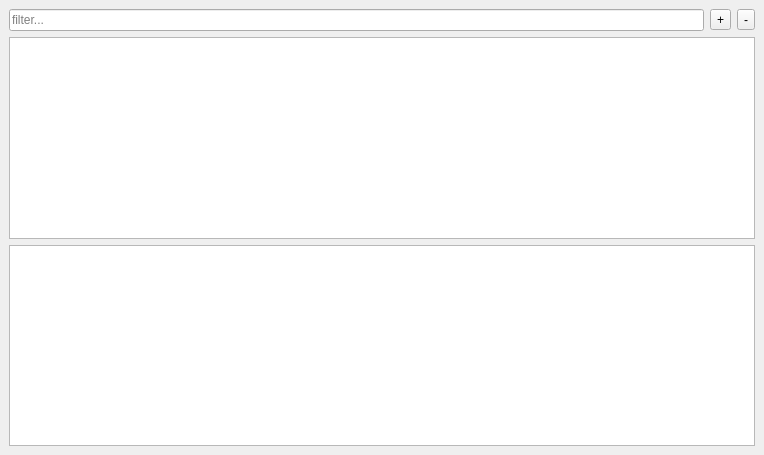
<?xml version="1.0" encoding="UTF-8"?>
<ui version="4.0">
 <class>SchLibraryDockWidget</class>
 <widget class="QDockWidget" name="SchLibraryDockWidget">
  <property name="geometry">
   <rect>
    <x>0</x>
    <y>0</y>
    <width>764</width>
    <height>455</height>
   </rect>
  </property>
  <property name="windowTitle">
   <string>SCH &amp;Library Editor</string>
  </property>
  <widget class="QWidget" name="dockWidgetContents">
   <layout class="QGridLayout" name="gridLayout">
    <item row="0" column="0">
     <layout class="QHBoxLayout" name="horizontalLayout">
      <item>
       <widget class="QLineEdit" name="lineEdit">
        <property name="sizePolicy">
         <sizepolicy hsizetype="Expanding" vsizetype="Fixed">
          <horstretch>158</horstretch>
          <verstretch>0</verstretch>
         </sizepolicy>
        </property>
        <property name="placeholderText">
         <string>filter...</string>
        </property>
        <property name="clearButtonEnabled">
         <bool>true</bool>
        </property>
       </widget>
      </item>
      <item>
       <widget class="QToolButton" name="toolButton">
        <property name="text">
         <string>+</string>
        </property>
       </widget>
      </item>
      <item>
       <widget class="QToolButton" name="toolButton_2">
        <property name="text">
         <string>-</string>
        </property>
       </widget>
      </item>
     </layout>
    </item>
    <item row="2" column="0">
     <widget class="QTableView" name="parameterView">
      <property name="alternatingRowColors">
       <bool>true</bool>
      </property>
      <property name="selectionBehavior">
       <enum>QAbstractItemView::SelectRows</enum>
      </property>
      <attribute name="horizontalHeaderStretchLastSection">
       <bool>true</bool>
      </attribute>
     </widget>
    </item>
    <item row="1" column="0">
     <widget class="QTableView" name="collectionView">
      <property name="alternatingRowColors">
       <bool>true</bool>
      </property>
      <property name="selectionBehavior">
       <enum>QAbstractItemView::SelectRows</enum>
      </property>
      <attribute name="horizontalHeaderShowSortIndicator" stdset="0">
       <bool>false</bool>
      </attribute>
      <attribute name="horizontalHeaderStretchLastSection">
       <bool>true</bool>
      </attribute>
     </widget>
    </item>
   </layout>
  </widget>
 </widget>
 <resources/>
 <connections/>
</ui>
